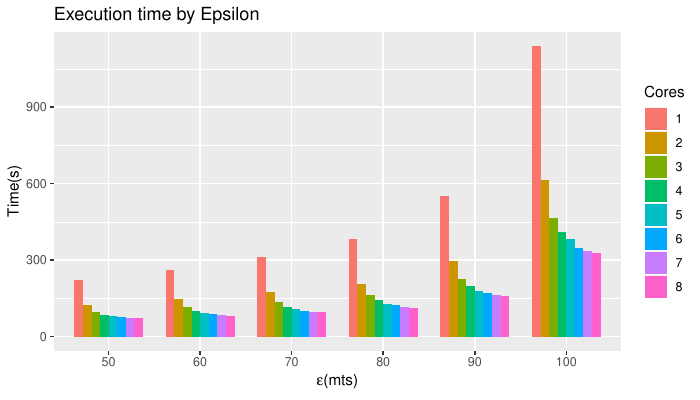

This chart was generated by the following R code:
#!/usr/bin/Rscript

require(ggplot2)
require(stringr)
require(tidyverse)

READ_DATA     = T
SAVE_PDF      = F
SEP           = ";"
RESEARCH_HOME = Sys.getenv(c("RESEARCH_HOME"))

dataFile = paste0(RESEARCH_HOME, 'Scripts/R/Benchmarks/MultiAndSingleNode/singlenode.txt')

data = readLines(dataFile)

data = as.tibble(as.data.frame(data), stringAsFactors = F) %>% 
  rename(Line = data) %>% 
  filter(grepl("PFLOCK;", Line)) %>% 
  separate(Line, c("Bogus", "Cores", "Epsilon", "Mu", "Delta", "Time", "Load"), sep = ";") %>%
  select(Cores, Epsilon, Time, Load) %>%
  mutate(Epsilon = as.numeric(Epsilon), Time = as.numeric(Time), Load = as.numeric(Load)) %>%
  group_by(Cores, Epsilon) %>% summarise(Time = mean(Time))

title = "Execution time by Epsilon"
g = ggplot(data=data, aes(x=factor(Epsilon), y=Time, fill=Cores)) +
  geom_bar(stat="identity", position=position_dodge(width = 0.75),width = 0.75) +
  labs(title=title, y="Time(s)", x=expression(paste(epsilon,"(mts)"))) 
if(SAVE_PDF){
  ggsave("./Singlenode.pdf", width = 7, height = 4, dpi = 300, units = "in", device='pdf', g)
} else {
  plot(g)
}
